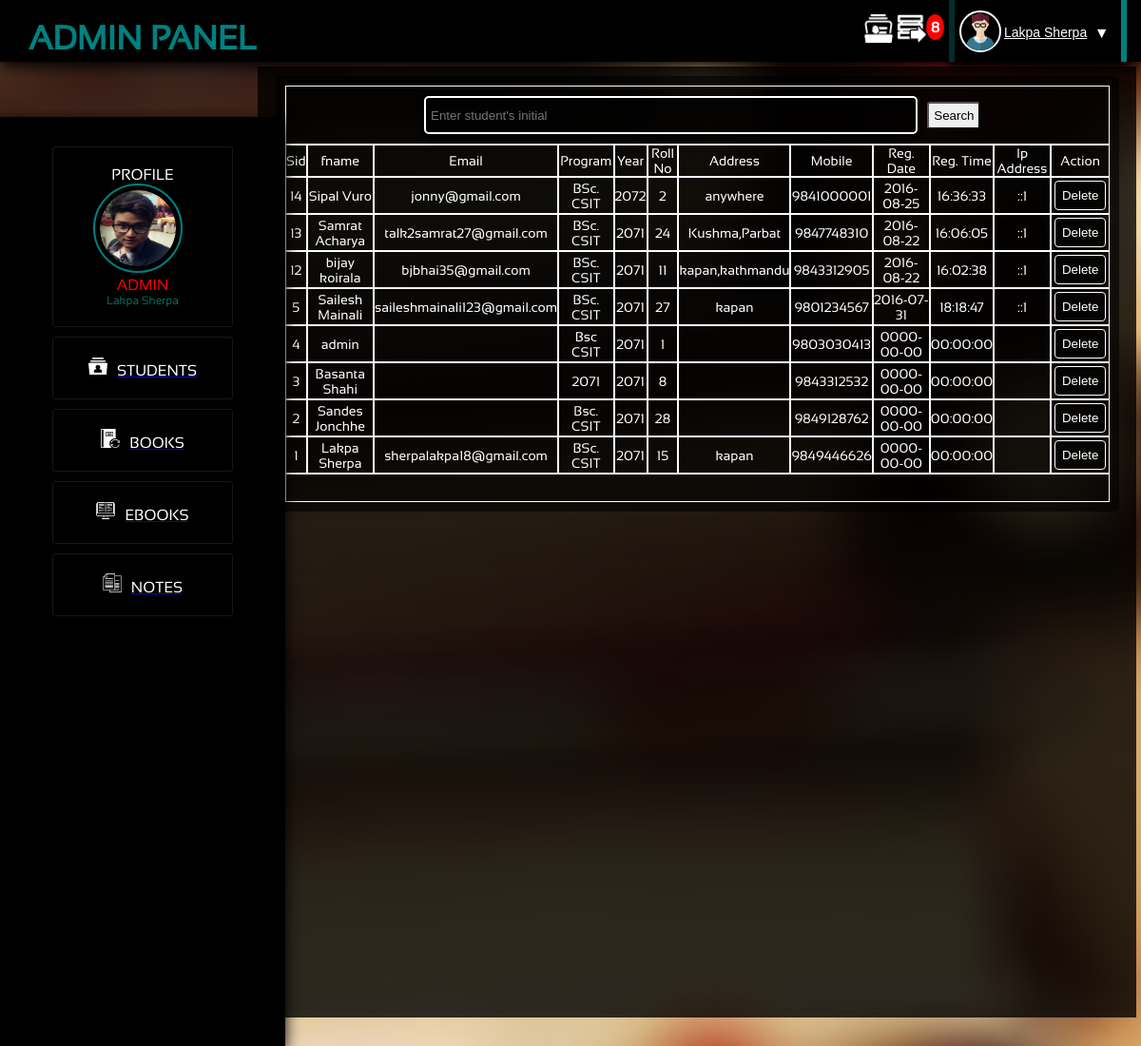
The app's page /admin/students.php (signed in), older data.
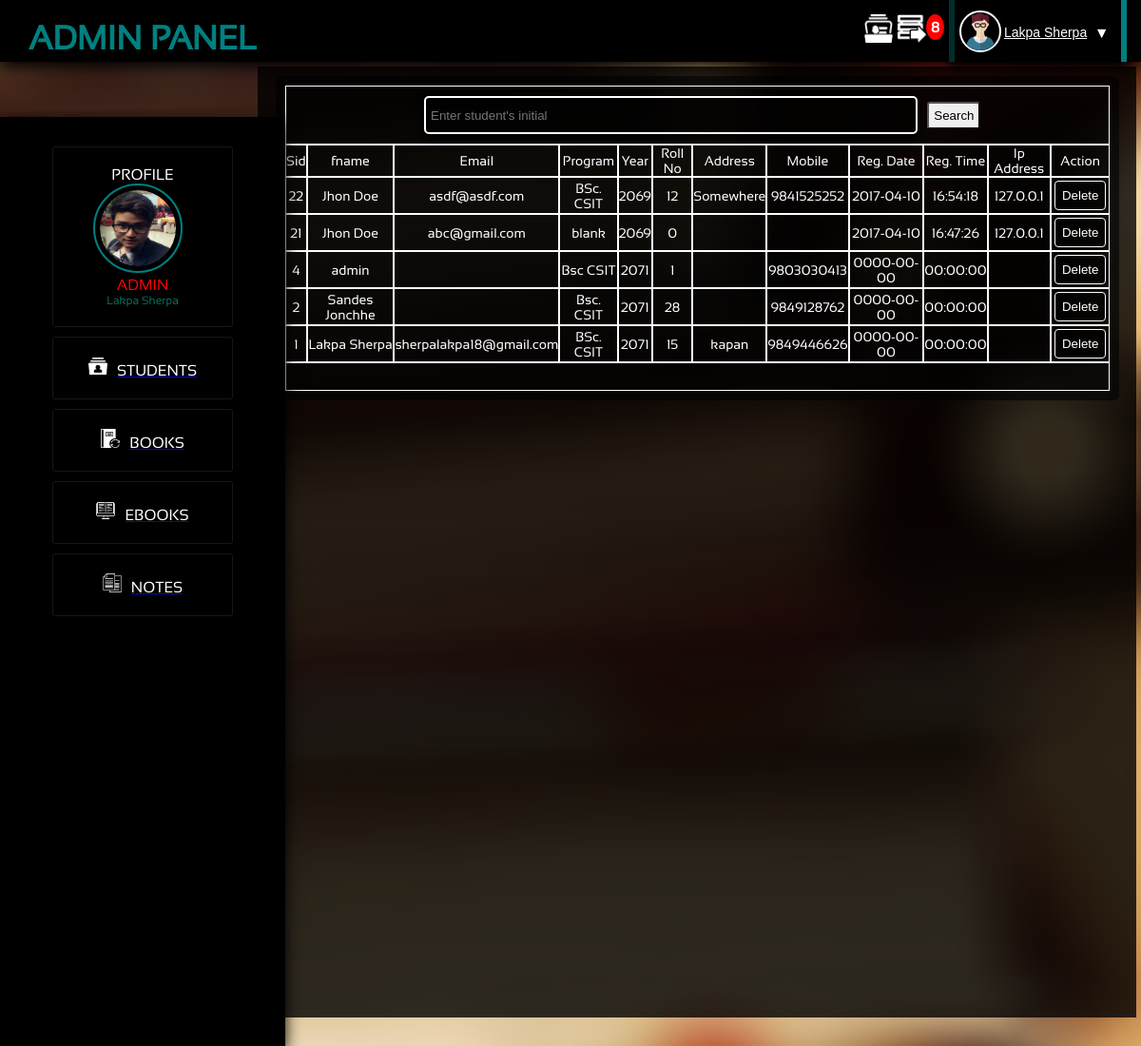
The same page, newer data.
### tables this page shows
CREATE TABLE `student` (
  `image` varchar(50) NOT NULL,
  `sid` int(11) NOT NULL,
  `email` varchar(30) NOT NULL,
  `password` varchar(20) NOT NULL,
  `fname` varchar(30) DEFAULT NULL,
  `program` varchar(10) DEFAULT NULL,
  `year` varchar(8) DEFAULT NULL,
  `roll_no` int(11) DEFAULT NULL,
  `address` varchar(30) NOT NULL,
  `mobile` varchar(20) DEFAULT NULL,
  `reg_date` date NOT NULL,
  `reg_time` time NOT NULL,
  `ip_address` varchar(15) NOT NULL
);

### admin/class/class.admin.php (called while the page is built, shortened)
<?php
	include_once( '../class.database.php' );
		class ManageDashbord{
			public $linker;
		function __construct(){
				$db_connection = new dbConnection();
				$this->linker = $db_connection->connect();
				return $this->linker;
			}
		function countIssues(){
			$query = $this->linker->query("SELECT * FROM issues");
			$rowcount = $query->rowCount();
			return $rowcount;
		}
	}
?>

### class.database.php (called while the page is built, shortened)
<?php
	class dbConnection{
		public $db_name = 'php-librarys';
		public $db_user = 'root';
		public $db_pass = '';
		public $db_host = 'localhost';
		function connect(){
			try{
				$this->db_conn = new PDO("mysql:host=$this->db_host;dbname=$this->db_name",
					$this->db_user,$this->db_pass);
				return $this->db_conn;
			}
			catch(PDOException $e){
				return $e->getMessage();
			}
		}
	}
?>

### admin/class/class.ManageStudents.php (called while the page is built, shortened)
<?php
	include_once( '../class.database.php' );
		class ManageStudents{
			public $linker;
			function __construct(){
				$db_connection = new dbConnection();
				$this->linker = $db_connection->connect();
				return $this->linker;
			}
			function listStu($limit,$program=null){
				if(isset($limit,$program))
				{
					$query = $this->linker->query("SELECT * FROM student WHERE program='$program' ORDER BY sid DESC $limit");
				}else{
					$query = $this->linker->query("SELECT * FROM student ORDER BY sid DESC $limit");
				}
				$counts = $query->rowCount();
				if($counts >= 1)
				{
					$result = $query->fetchAll();
				}
				else
				{
					$result = $counts;
				}
				return $result;
			}
		}
?>

### admin/manage/manage.students.php (called while the page is built, shortened)
<?php
  include_once('class/class.ManageStudents.php');
  $init = new ManageStudents();
  if(isset($_GET['sid']))
  {
    $id = $_GET['sid'];
    $list_student = $init->listIdStu(array('sid' => $sid));
  }else{
    if(isset($_GET['program']))
    {
      $program = $_GET['program'];
      $list_student = $init->listStu($limit,$program);
    }
    else{
        if(isset($_GET['page'])){
          $page = preg_replace("#[^0-9]#","",$_GET['page']);
        }else{
          $page = 1;
        }
        $perPage = 12;
        $limit = "LIMIT ".($page-1)*$perPage.",$perPage";
        $list_student = $init->listStu($limit);
    }
  }

### admin/students.php (the view, shortened to what this page needs)
<?php
  include_once('header.php');
  include_once('manage/manage.students.php');
?>
<div class="main_content">
<div class="displaycontainer"><Center>
<table class="table table-striped">
  <thead>
    <tr >
      <section id="search">
      <form method="get" action="#" class="searching">
      <td colspan="12" style=""><input type="text" placeholder="Enter student's initial" id="admin_search" name="sname"/><input type="Submit" value="Search" id="search_s"></td>
    </form>
    </tr>
    <tr>
      <td>Sid</td>
      <td>fname</td>
      <td>Email</td>
      <td>Program</td>
      <td>Year</td>
      <td>Roll No</td>
      <td>Address</td>
      <td>Mobile</td>
      <td>Reg. Date</td>
      <td>Reg. Time</td>
      <td>Ip Address</td>
      <td>Action</td>
    </tr>
  </thead>
  <tbody>
    <?php
    if(!isset($_GET['sname'])){
    if($list_student !== 0)
    {
      foreach ($list_student as $key => $value) {
        ?>
         <tr>
        <td><?php echo $value['sid']; ?></td>
        <td><?php echo $value['fname']; ?></td>
        <td><?php echo $value['email']; ?></td>
        <td><?php echo $value['program']; ?></td>
        <td><?php echo $value['year']; ?></td>
        <td><?php echo $value['roll_no']; ?></td>
        <td><?php echo $value['address']; ?></td>
        <td><?php echo $value['mobile']; ?></td>
        <td><?php echo $value['reg_date']; ?></td>
        <td><?php echo $value['reg_time']; ?></td>
        <td><?php echo $value['ip_address']; ?></td>
        <td>
          <button id="btn_delete<?php echo $value['sid']; ?>" value="<?php echo $value['sid']; ?>">Delete</button>
        </td>
        </tr>
        <?php
      }
    }else{
      echo '<td colspan="12">Sorry no more Student to show under this section/td>';
    }
    ?>
    <tr><td colspan="12"><?php echo $stu_pagination; ?></td></tr>
  <?php
    }else{
      echo $searched_s;
    }
  ?>
  </tbody>
  </table>
</div>
</div>

### admin/header.php (shortened to what this page needs)
<html>
<head>
<link rel="stylesheet" type="text/css" href="admin_style.css">
<link rel="stylesheet" href="js/jquery-ui.css" />
</head>
<body>
  <?php
    include_once('class/class.admin.php');
    $init = new ManageDashbord();
  ?>
<div class="wrapper">
<div class="nav_bar">
  <a href="index.php"><section style="float:left;margin:20px 0px 2px 30px;font-size:35px;color:teal;font-weight:bolder;">ADMIN PANEL</section></a>
  <div class="dropdown" onclick="dropdown()">
    <button  class="dropbtn" ><img src="../gallery/avatar-3.png" id="logout" style="height:40px;width:40px;float:left;border-radius:100%;border:2px solid white;" ><section style="font-size:14px;color:white;float:left;margin :15px 0px 0px 3px;"><u><?php echo $_SESSION['todo_name']; ?></section></u> <section style="margin-top:15px;">&#9660;</section></button>
  </div>
  <section id="issues" style="color:white;float:right;"> <a href="issues.php"><img src="../gallery/logo/databasee.png"><section style="color:white;background:red;border-radius:100%;float:right;margin-top:15px;font-size:15px;padding:5px;text-align:center;margin-right:5px; "><b><?php echo $init->countIssues(); ?></b>
</section></a></section>
 <section id="issues" style="color:white;float:right;"> <a href="category.php"><img src="../gallery/logo/database.png"><section style="margin: 10px;"></section></a></section>
</div>
  <div class="sidebar">
    <ul>
       <li class="profile"><a href="#">PROFILE<br>
           <img src="../<?php echo $_SESSION['userImage']; ?>"><br>
           <span class="text-red">ADMIN</span>
           <section><?php echo $_SESSION['todo_name']; ?></section>
       </li></a>
     <a href="students.php">  <li><img src="../gallery/logo/user-list.png">STUDENTS</li></a>
       <a href="books.php"><li><img src="../gallery/logo/notebook1.png">BOOKS </li></a>
       <a href="ebooks.php"><li><img src="../gallery/logo/studiess.png">EBOOKS</li></a>
       <a href="notes.php"><li><img src="../gallery/logo/copy.png">NOTES</li></a>
   </ul>
  </div>

### admin/admin_style.css (style rules this page uses)
body,html { margin:0px; padding:0px; background:#5C5B5C; font-family:sansation; }
.text-red { color:red; }
.wrapper { width:100%; height:1100px; background:url("../gallery/3.jpg"); background-size:cover; }
.nav_bar { height:65px; background:rgba(0,0,0,0.9); width:100%; position:fixed; float:left; background:black; box-shadow:0px 5px 15px black; }
.nav_bar #issues { cursor:pointer; }
.nav_bar #issues img { height:30px; margin:5px; margin-top:15px; margin-right:0px; }
.sidebar { background:rgba(0,0,0,0.8); width:250px; position:fixed; height:87%; bottom:0px; float:left; box-shadow:0px 5px 15px black; padding:15px 45px 5px 5px; //border:1px solid #161719; background:black; margin-right:0px; }
.sidebar ul li { padding:20px 10px 20px 10px; list-style-type:none; background:rgba(0,0,0,0.6); margin:10px; text-align:center; border:1px solid #161719; color:white; border-radius:3px; transition:all 0.7s; cursor:pointer; text-decoration: none; }
.sidebar ul a li { list-style-type:none; text-decoration: none; }
.sidebar ul li a { color:white; list-style-type:none; text-decoration:none; outline:0; }
.sidebar ul li img { height:20px; margin-right:10px; }
.sidebar .profile img { height:80px; width:80px; border:2px solid teal; border-radius:100%; padding:5px; //box-shadow:0px 2px 15px brown; }
.sidebar .profile section { font-size:12px; color:#03705B; }
.main_content { background:rgba(0,0,0,0.8); height:1000px; width:77%; float:right; color:white; margin-top:70px; margin-right:5px; }
.dropbtn { min-width:187px; background-color:teal; color:#000; padding:8px 5px 7px 5px; font-size:16px; border:none; cursor:pointer; height:65px; outline:0px; color: white; background-color:rgba(0,0,0,1); border:6px inset teal; border-top:0px; border-bottom:0px; box-shadow:0px 5px 10px black; float:right; }
.dropdown { margin-right: 15px; float: right; display:inline-block; }
.displayContainer { color:#100706; height:auto; width:98%; margin:10px 10px 10px 10px; }
.displaycontainer #search { display:none; transition:all 0.6s; }
#admin_search { background:red; padding:5px; box-shadow:0px 5px 10px black; border-radius:5px; border:2px solid white; background:rgba(0,0,0,0.6); color:white; margin:10px; width:60%; height:40px; }
#search_s { padding:5px; cursor:pointer; border-radius:3px; }
.displaycontainer table { color:white; background:rgba(0,0,0,0.6); padding:10px; border-radius:5px; width:98%; font-size:14px; border-spacing:0px; text-align:center; background:white; color:black; color:white; background:rgba(0,0,0,0.6); }
.displaycontainer table tr { //border:0px solid white; padding:0px; height:30px; }
.displaycontainer table tr td { border:0.5px solid white; //border-left:0px; //border-right:0px; //border-top:0px; padding:0px; }
.displaycontainer table button { border-radius:4px; // background:teal; color:white; padding:7px; cursor:pointer; border:0px; margin:3px; background:rgba(0,0,0,0.6); color:white; border:1px solid white; }

Row changes from the older to the newer data that the page shows:
removed student: sid "14", fname "Sipal Vuro", email "jonny@gmail.com", program "BSc. CSIT", year "2072", roll_no "2", address "anywhere", mobile "9841000001", reg_date "2016-08-25", reg_time "16:36:33", ip_address "::1"
removed student: sid "13", fname "Samrat Acharya", email "talk2samrat27@gmail.com", program "BSc. CSIT", year "2071", roll_no "24", address "Kushma,Parbat", mobile "9847748310", reg_date "2016-08-22", reg_time "16:06:05", ip_address "::1"
removed student: sid "12", fname "bijay koirala", email "bjbhai35@gmail.com", program "BSc. CSIT", year "2071", roll_no "11", address "kapan,kathmandu", mobile "9843312905", reg_date "2016-08-22", reg_time "16:02:38", ip_address "::1"
removed student: sid "5", fname "Sailesh Mainali", email "saileshmainali123@gmail.com", program "BSc. CSIT", year "2071", roll_no "27", address "kapan", mobile "9801234567", reg_date "2016-07-31", reg_time "18:18:47", ip_address "::1"
removed student: sid "3", fname "Basanta Shahi", program "2071", year "2071", roll_no "8", mobile "9843312532", reg_date "0000-00-00", reg_time "00:00:00"
added student: sid "22", fname "Jhon Doe", email "asdf@asdf.com", program "BSc. CSIT", year "2069", roll_no "12", address "Somewhere", mobile "9841525252", reg_date "2017-04-10", reg_time "16:54:18", ip_address "127.0.0.1"
added student: sid "21", fname "Jhon Doe", email "abc@gmail.com", program "blank", year "2069", roll_no "0", reg_date "2017-04-10", reg_time "16:47:26", ip_address "127.0.0.1"
